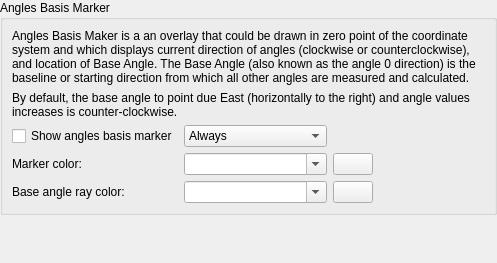
<?xml version="1.0" encoding="UTF-8"?>
<ui version="4.0">
 <class>LC_SettingsPageCoordinateSystemAnglesBasis</class>
 <widget class="QWidget" name="LC_SettingsPageCoordinateSystemAnglesBasis">
  <property name="geometry">
   <rect>
    <x>0</x>
    <y>0</y>
    <width>497</width>
    <height>263</height>
   </rect>
  </property>
  <layout class="QGridLayout" name="gridLayout_main">
   <property name="leftMargin">
    <number>0</number>
   </property>
   <property name="topMargin">
    <number>0</number>
   </property>
   <property name="rightMargin">
    <number>0</number>
   </property>
   <property name="bottomMargin">
    <number>0</number>
   </property>
   <item row="1" column="0">
    <spacer name="verticalSpacer">
     <property name="orientation">
      <enum>Qt::Orientation::Vertical</enum>
     </property>
     <property name="sizeHint" stdset="0">
      <size>
       <width>0</width>
       <height>0</height>
      </size>
     </property>
    </spacer>
   </item>
   <item row="0" column="0">
    <widget class="QGroupBox" name="groupBox_20">
     <property name="title">
      <string>Angles Basis Marker</string>
     </property>
     <layout class="QGridLayout" name="gridLayout_2">
      <item row="2" column="3">
       <spacer name="horizontalSpacer">
        <property name="orientation">
         <enum>Qt::Orientation::Horizontal</enum>
        </property>
        <property name="sizeHint" stdset="0">
         <size>
          <width>0</width>
          <height>0</height>
         </size>
        </property>
       </spacer>
      </item>
      <item row="2" column="0">
       <widget class="QCheckBox" name="cbAnglesMarkVisible">
        <property name="sizePolicy">
         <sizepolicy hsizetype="Preferred" vsizetype="Preferred">
          <horstretch>0</horstretch>
          <verstretch>0</verstretch>
         </sizepolicy>
        </property>
        <property name="toolTip">
         <string>Angles Basis Marker Visibility

If enabled, angles basis marker will be shown in the orign of coordinates system</string>
        </property>
        <property name="text">
         <string>Show angles basis marker</string>
        </property>
       </widget>
      </item>
      <item row="4" column="2">
       <widget class="LC_ColorButton" name="pbAnglesMarkAngleRay">
        <property name="toolTip">
         <string>Base Angle Ray Color

Click to select color.</string>
        </property>
       </widget>
      </item>
      <item row="3" column="2">
       <widget class="LC_ColorButton" name="pbAnglesMarkDirection">
        <property name="toolTip">
         <string>Direction Circle

Click to select color.</string>
        </property>
       </widget>
      </item>
      <item row="4" column="1">
       <widget class="LC_ContentAdjustableComboBox" name="cbAnglesMarkColorAngleRay">
        <property name="toolTip">
         <string>Base Angle Ray Color

Color of Base Angle baseline ray</string>
        </property>
        <property name="editable">
         <bool>true</bool>
        </property>
        <property name="sizeAdjustPolicy">
         <enum>QComboBox::SizeAdjustPolicy::AdjustToContents</enum>
        </property>
       </widget>
      </item>
      <item row="0" column="0" colspan="4">
       <widget class="QLabel" name="label">
        <property name="text">
         <string>Angles Basis Maker is a an overlay that could be drawn in zero point of the coordinate system and which displays current direction of angles (clockwise or counterclockwise), and location of Base Angle. The Base Angle (also known as the angle 0 direction) is the baseline or starting direction from which all other angles are measured and calculated.</string>
        </property>
        <property name="wordWrap">
         <bool>true</bool>
        </property>
       </widget>
      </item>
      <item row="3" column="0">
       <widget class="QLabel" name="label_28">
        <property name="text">
         <string>Marker color:</string>
        </property>
        <property name="buddy">
         <cstring>cbAnglesMarkColorDirection</cstring>
        </property>
       </widget>
      </item>
      <item row="3" column="1">
       <widget class="LC_ContentAdjustableComboBox" name="cbAnglesMarkColorDirection">
        <property name="toolTip">
         <string>Angles Basis Direction Color

Color of the marker</string>
        </property>
        <property name="editable">
         <bool>true</bool>
        </property>
        <property name="sizeAdjustPolicy">
         <enum>QComboBox::SizeAdjustPolicy::AdjustToContents</enum>
        </property>
       </widget>
      </item>
      <item row="2" column="1">
       <widget class="LC_ContentAdjustableComboBox" name="cbAnglesBaseShowPolicy">
        <property name="toolTip">
         <string>Angles Basis Maker Display Mode

Defines when to draw angle basis marker</string>
        </property>
        <property name="sizeAdjustPolicy">
         <enum>QComboBox::SizeAdjustPolicy::AdjustToContents</enum>
        </property>
        <item>
         <property name="text">
          <string>Always</string>
         </property>
        </item>
        <item>
         <property name="text">
          <string>Only for non-defaults</string>
         </property>
        </item>
       </widget>
      </item>
      <item row="4" column="0">
       <widget class="QLabel" name="label_29">
        <property name="text">
         <string>Base angle ray color:</string>
        </property>
        <property name="buddy">
         <cstring>cbAnglesMarkColorAngleRay</cstring>
        </property>
       </widget>
      </item>
      <item row="1" column="0" colspan="4">
       <widget class="QLabel" name="label_2">
        <property name="text">
         <string>By default, the base angle to point due East (horizontally to the right) and angle values increases is counter-clockwise.</string>
        </property>
        <property name="wordWrap">
         <bool>true</bool>
        </property>
       </widget>
      </item>
     </layout>
    </widget>
   </item>
  </layout>
 </widget>
 <customwidgets>
  <customwidget>
   <class>LC_ColorButton</class>
   <extends>QPushButton</extends>
   <header>lc_color_button.h</header>
  </customwidget>
  <customwidget>
   <class>LC_ContentAdjustableComboBox</class>
   <extends>QComboBox</extends>
   <header location="global">lc_content_adjustable_combo_box.h</header>
  </customwidget>
 </customwidgets>
 <resources/>
 <connections/>
</ui>
